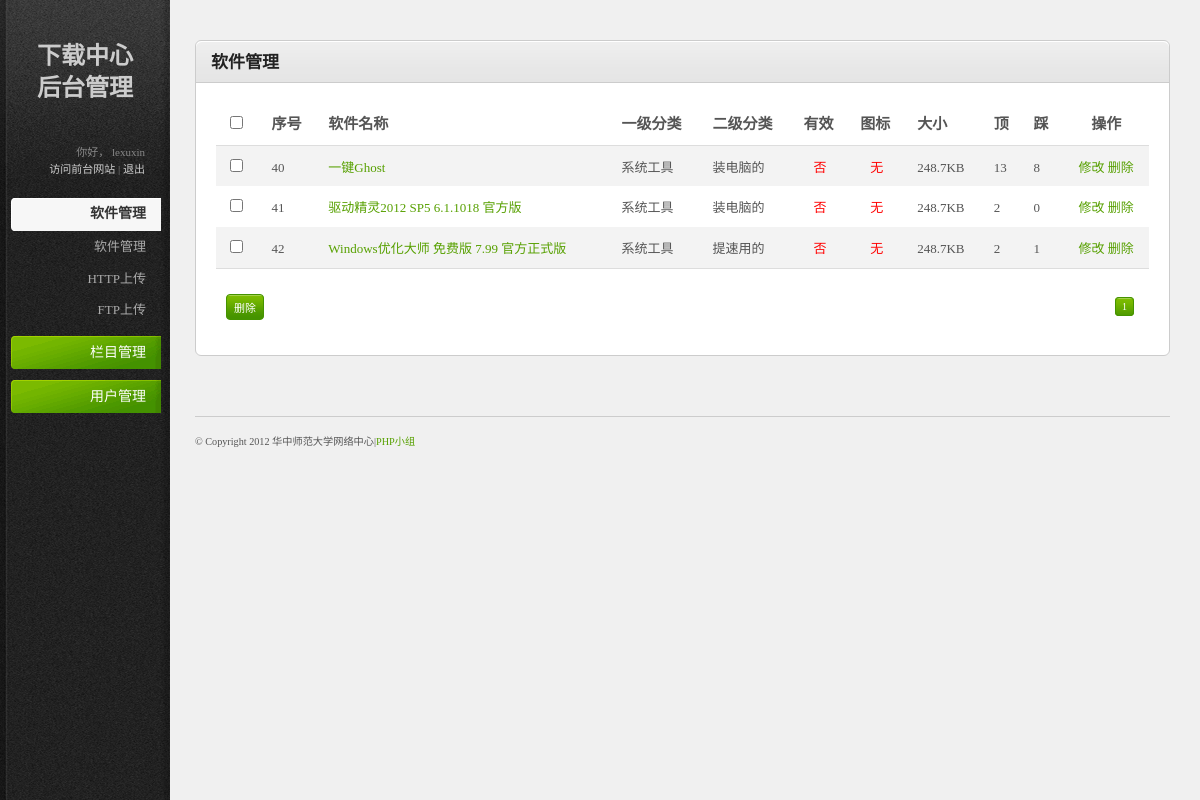
The page /cd-admin/index.php?title=soft&list=view (signed in) on the database its author committed.
### tables this page shows
CREATE TABLE IF NOT EXISTS `cd_softs` (
  `ID` bigint(6) unsigned NOT NULL auto_increment,
  `soft_name` varchar(40) NOT NULL,
  `soft_url` varchar(100) NOT NULL COMMENT '需以 http:// 开头',
  `term_id` bigint(6) unsigned NOT NULL,
  `tag_id` bigint(6) unsigned NOT NULL,
  `post_time` datetime NOT NULL default '0000-00-00 00:00:00',
  `soft_description` text NOT NULL,
  `soft_size` int(8) unsigned NOT NULL COMMENT '单位:KB',
  `soft_os` varchar(30) NOT NULL,
  `soft_img` varchar(40) default NULL COMMENT '需以 http:// 开头',
  `down_count` bigint(6) unsigned NOT NULL default '0',
  `downer_top_count` bigint(6) NOT NULL default '0' COMMENT '被顶次数',
  `downer_down_count` bigint(6) NOT NULL default '0' COMMENT '被踩次数',
  `downer_viru_count` bigint(6) unsigned NOT NULL default '0' COMMENT '被报毒次数',
  `downer_null_count` bigint(6) unsigned NOT NULL default '0' COMMENT '报告文件无效次数',
  PRIMARY KEY  (`ID`),
  KEY `FK_softs_terms` (`term_id`),
  KEY `FK_softs_tags` (`tag_id`)
);

CREATE TABLE IF NOT EXISTS `cd_terms` (
  `term_id` bigint(6) unsigned NOT NULL auto_increment,
  `term_name` varchar(10) NOT NULL,
  `term_rank` bigint(6) unsigned NOT NULL,
  `down_count` bigint(6) unsigned NOT NULL,
  PRIMARY KEY  (`term_id`)
);

CREATE TABLE IF NOT EXISTS `cd_tags` (
  `tag_id` bigint(6) unsigned NOT NULL auto_increment,
  `tag_name` varchar(10) NOT NULL,
  `tag_rank` bigint(6) unsigned NOT NULL,
  `tag_parent` bigint(6) unsigned NOT NULL,
  `down_count` bigint(6) unsigned NOT NULL default '0',
  PRIMARY KEY  (`tag_id`),
  KEY `FK_tags_terms` (`tag_parent`)
);

### htdocs/cd-admin/index.php (called while the page is built, shortened)
<?php
require_once ('./includes/menu.php');
?>
<?php
require_once ('./softs_common.php');
?>

### htdocs/cd-admin/view_softs.php (the view, shortened to what this page needs)
<h3><?php echo $title; ?></h3>
</div>
<div class="content-box-content">
<div class="tab-content default-tab" >
<form method="post" action="del_selected_softs.php" name="myform">
<table style="white-space:nowrap;">
<thead>
<tr>
<th><input class="check-all" type="checkbox" /></th>
<th>序号</th>
<th>软件名称</th>
<th>一级分类</th>
<th>二级分类</th>
<th>有效</th>
<th>图标</th>
<th>大小</th>
<th>顶</th>
<th>踩</th>
<th style="text-align:center;">操作</th>
</tr>
</thead>
<tfoot>
<tr>
<td colspan="11">
<div class="bulk-actions align-left">
<input type="submit" class="button" name="submit" value="删除" onclick="return HTMerDel2();"/>
</div>
<div class="pagination">
<?php
$query = "SELECT s.ID,s.soft_name,s.term_id,s.soft_url,s.soft_size,s.downer_top_count,s.downer_down_count,te.term_name,ta.tag_name FROM `cd_softs` s,`cd_terms` te, `cd_tags` ta WHERE s.term_id = te.term_id AND s.tag_id = ta.tag_id AND te.term_id = ta.tag_parent order by ID;";
$result = mysql_query($query) or die(mysql_error());
if (isset($_GET["page"]))
$page = $_GET["page"];
else
$page = 1;
$records_per_page = 15;
$total_records = mysql_num_rows($result);
$total_pages = ceil($total_records / $records_per_page);
for ($i = 1; $i <= $total_pages; $i++){
	if ($i == $page)
	echo "<a href ='index.php?title=soft&list=view&page=$i' class='number current'>$i</a> ";
	else
	echo "<a href='index.php?title=soft&list=view&page=$i' class='number'>$i</a> ";
	}
echo $html = <<<HTML
</div>
<div class="clear"></div>
</td>
</tr>
</tfoot>
<tbody>
HTML;
$j=1;
while ($row = mysql_fetch_assoc($result) and $j <= $records_per_page) {
	extract($row);
	$folder_name = "../";
	$softname = "SELECT soft_url as softname FROM `cd_softs` WHERE ID =".$ID;
	$softresult = mysql_query($softname) or die(mysql_error());
	$num = mysql_num_rows($softresult);
	$softrow = mysql_fetch_assoc($softresult);
	if($num != 0 && file_exists($folder_name.$softrow['softname'])){
		$sta = '<span style="padding-left:10px;">是</span>';
	}else{
		$sta = '<span style="color:red;padding-left:10px;">否</span>';
	}
	$softimg = "SELECT soft_img as softimg FROM `cd_softs` WHERE ID =" .$ID;
	$imgresult = mysql_query($softimg) or die(mysql_error());
	$num2 = mysql_num_rows($imgresult);
	$imgrow = mysql_fetch_assoc($imgresult);
	if($num2 != 0 && file_exists($folder_name.$imgrow['softimg'])&& $imgrow['softimg'] !=''){
		$imgsta = '<span style="padding-left:10px;">有</span>';
	}else{
		$imgsta = '<span style="color:red;padding-left:10px;">无</span>';
	}
	$url = $_SERVER["SERVER_NAME"] . ":" . $_SERVER["SERVER_PORT"];
	$soft_url = 'http://'.$url.'/'.$soft_url;
	echo '<tr>';
	echo '<td><input type="checkbox" name="check[]" value="'.$ID.'"/></td>';
	echo '<td>'.$ID.'</td>';
	echo '<td><a href="'.$soft_url.'">'.$soft_name.'</a></td>';
	echo '<td>'.$term_name.'</td>';
	echo '<td>'.$tag_name.'</td>';
	echo '<td>'.$sta.'</td>';
	echo '<td>'.$imgsta.'</td>';
	if ($soft_size>=1024&&$soft_size<=1048576){
		$soft_size = $soft_size /1024;
		$soft_size = round($soft_size,1);
		$soft_size = $soft_size.'KB';
	}
	elseif($soft_size>1048576&&$soft_size<1073741824){
		$soft_size = $soft_size /1048576;
		$soft_size = round($soft_size,1);
		$soft_size = $soft_size.'MB';
	}
	elseif($soft_size<1024){
		$soft_size = round($soft_size,1);
		$soft_size = $soft_size.'B';
	}
	else{
		$soft_size = $soft_size /1073741824;
		$soft_size = round($soft_size,1);
		$soft_size = $soft_size.'GB';
	}
	echo '<td>'.$soft_size.'</td>';
	echo '<td>'.$downer_top_count.'</td>';
	echo '<td>'.$downer_down_count.'</td>';
	echo '<td style="text-align:center;">'."<a href='edit_softs.php?softid=$ID'>修改</a> "." <a href='del_softs.php?softid=$ID' onClick='return HTMerDel();'>删除</a>";
	echo '</td></tr>';
	$j++;
}
?>
</tbody>
</table>
</form>
</div>

### htdocs/cd-admin/includes/menu.php (shortened to what this page needs)
<div id="profile-links">
你好， <?php echo $_SESSION['USERNAME']; ?>
<br />
<a href="#" title="View the Site">访问前台网站</a> | <a href="users.php?action=logout" title="Sign Out">退出</a>
</div>
<ul id="main-nav">
<li>
<a <?php if(isset($_GET['title'])&&($_GET['title'])=='soft') echo "class='nav-top-item current'"; else echo "class='nav-top-item'";?>>软件管理</a>
<ul>
<li><a href="index.php?title=soft&amp;list=view" onmouseover="this.className='current'" onmouseout="this.className='other'">软件管理</a></li>
<li><a href="index.php?title=soft&amp;list=httpadd" onmouseover="this.className='current'" onmouseout="this.className='other'">HTTP上传</a></li>
<li><a href="index.php?title=soft&amp;list=ftpadd" onmouseover="this.className='current'" onmouseout="this.className='other'">FTP上传</a></li>
</ul>
</li>
<li>
<a <?php if(isset($_GET['title'])&&($_GET['title'])=='sorts') echo "class='nav-top-item current'"; else echo "class='nav-top-item'";?>>栏目管理</a>
</li>
<li>
<a <?php if(isset($_GET['title'])&&($_GET['title'])=='users') echo "class='nav-top-item current'"; else echo "class='nav-top-item'";?>>用户管理</a>
</li>
</ul>
</div>
</div>
<div id="main-content">
<div class="content-box">
<div class="content-box-header">

### htdocs/cd-admin/softs_common.php (shortened to what this page needs)
<?php
if (isset($_REQUEST['list'])){
	switch ($_REQUEST['list']){
		case 'view':
		$title = '软件管理';
		require ('view_softs.php');
		break;
	}
} else {
	include ('./info.php');
}
?>

### htdocs/cd-admin/resources/css/style.css (style rules this page uses)
html { font-size: 100%; height: 100%; margin-bottom: 1px; }
body { font-family:"微软雅黑", "宋体"; color: #555; background: #f0f0f0 url('../images/bg-body.gif') top left repeat-y; font-size: 12px; }
h1, h2, h3, h4, h5, h6 { font-family:"微软雅黑", "宋体"; color: #222; font-weight: bold; }
h1 { font-family:"微软雅黑", "宋体"; font-size: 24px; font-weight: bold; color:#CCC; }
h3 { font-size: 17px; padding: 0 0 10px 0; }
a { color: #57a000; text-decoration: none; }
small { font-size: 0.85em; }
.align-left { float: left; }
.button { font-family: "微软雅黑", "宋体"; display: inline-block; background: #459300 url('../images/bg-button-green.gif') top left repeat-x !important; border: 1px solid #459300 !important; padding: 4px 7px 4px 7px !important; color: #fff !important; font-size: 11px !important; cursor: pointer; }
#sidebar { background: url('../images/bg-sidebar.gif') top left no-repeat; width:170px; height: 100%; position: absolute; left: 0; top: 0; color: #888; font-size: 11px; }
#sidebar #sidebar-wrapper { margin: 0 0 0 9px; }
#sidebar a, #sidebar a:active { color:#ccc; }
#sidebar #sidebar-title { margin: 40px 0 40px 28px; }
h1#sidebar-title { line-height:32px; }
#sidebar #profile-links { padding: 0 25px 20px 5px; text-align: right; line-height: 1.5em; }
#sidebar #main-nav { width:150px; padding: 0; margin: 0 0 0 2px; font-family:"微软雅黑", "宋体"; }
#sidebar #main-nav li { list-style: none; padding-bottom: 10px; text-align: right; }
#sidebar #main-nav li a.nav-top-item { background: transparent url('../images/bg-menu-item-green.gif') right center no-repeat; padding: 10px 15px; color: #fff; font-size: 14px; cursor: pointer; display: block; text-decoration: none; }
#sidebar #main-nav li a.current { background-image: url('../images/bg-menu-item-current.gif') !important; color: #333; font-weight: bold; }
#sidebar #main-nav ul { padding: 0; font-size: 12px; margin: 0; }
#sidebar #main-nav ul li { list-style: none; margin: 0; text-align: right; padding: 0; }
#sidebar #main-nav ul li a { padding: 8px 15px; display: block; color: #aaa; font-size: 13px; line-height: 1.2em; }
#main-content { margin: 0 30px 0 195px; padding: 40px 0 0 0; }
#footer { border-top: 1px solid #ccc; margin: 40px 0 0 0; padding: 20px 0; font-size: 12px; }
.content-box { border: 1px solid #ccc; margin: 0 0 20px 0; background: #fff; }
.content-box-header { background: #e5e5e5 url('../images/bg-content-box.gif') top left repeat-x; margin-top: 1px; height: 40px; }
.content-box-header h3 { padding: 12px 15px 10px; float: left; }
.content-box-content { padding: 20px; font-size: 13px; border-top: 1px solid #ccc; }
#main-content table { width: 100%; border-collapse: collapse; }
#main-content table thead th { font-weight: bold; font-size: 15px; border-bottom: 1px solid #ddd; }
#main-content tbody { border-bottom: 1px solid #ddd; }
#main-content tbody tr { background: #fff; }
#main-content tbody tr.alt-row { background: #f3f3f3; }
#main-content table td, #main-content table th { padding: 10px; line-height: 1.3em; }
#main-content table tfoot td .bulk-actions { padding: 15px 0 5px 0; }
#main-content .pagination { text-align: right; padding: 20px 0 5px 0; font-family: "微软雅黑", "宋体"; font-size: 10px; }
.pagination a { margin: 0 5px 0 0; padding: 3px 6px; }
.pagination a.number { border: 1px solid #ddd; }
.pagination a.current { background: #469400 url('../images/bg-button-green.gif') top left repeat-x !important; border-color: #459300 !important; color: #fff !important; }
form input[type="checkbox"], form input[type="radio"] { padding: 0; background: none; border: 0; }

### htdocs/cd-admin/resources/css/invalid.css (style rules this page uses)
.button, #main-content table tfoot td .bulk-actions select, .pagination a.number, form input.text-input, form textarea, form .wysiwyg, form select, .dp-popup { -moz-border-radius: 4px; -webkit-border-radius: 4px; border-radius: 4px; }
.content-box, .content-box-header, ul.content-box-tabs li a.current, .shortcut-button, .notification { -moz-border-radius: 6px; -webkit-border-radius: 6px; border-radius: 6px; }
.content-box-header { -moz-border-radius-bottomleft: 0; -moz-border-radius-bottomright: 0; -webkit-border-bottom-left-radius: 0; -webkit-border-bottom-right-radius: 0; border-bottom-left-radius: 0; border-bottom-right-radius: 0; }

### rows shown on the page
cd_softs: ID "40", soft_name "一键Ghost", term.term_name "系统工具", tag.tag_name "装电脑的", shows "否", shows "无", soft_size "248.7KB", downer_top_count "13", downer_down_count "8"
cd_softs: ID "41", soft_name "驱动精灵2012 SP5 6.1.1018 官方版", term.term_name "系统工具", tag.tag_name "装电脑的", shows "否", shows "无", soft_size "248.7KB", downer_top_count "2", downer_down_count "0"
cd_softs: ID "42", soft_name "Windows优化大师 免费版 7.99 官方正式版", term.term_name "系统工具", tag.tag_name "提速用的", shows "否", shows "无", soft_size "248.7KB", downer_top_count "2", downer_down_count "1"

### other values the page prints
$_SESSION['USERNAME'] "lexuxin"
$title "软件管理"
